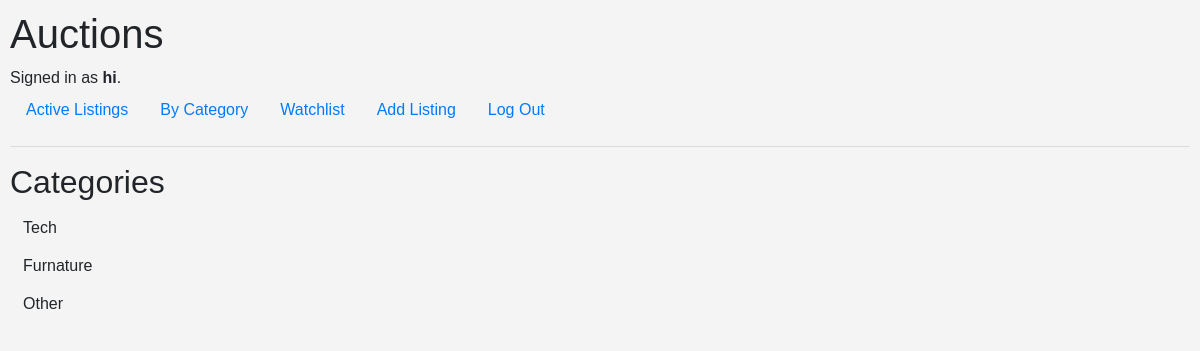
The app's page /category (signed in) with its own data.
### auctions/models.py (models this page shows, shortened)
class User(AbstractUser):
    watching = models.ManyToManyField("Auction", blank=True, related_name="watchers")

class Category(models.Model):
    name = models.CharField(max_length=64, unique=True)

### auctions/views.py (the view)
# urls.py: path("category", views.category_finder, name="category_finder"),
def category_finder(request):
    return render(request, "auctions/category.html", {
        "categories": Category.objects.all(),
    })

### auctions/templates/auctions/category.html
{% extends "auctions/layout.html" %}
{% block body %}
    <h2>Categories</h2>
    {% for category in categories%}
        <a href="{% url 'category' category.id %}" class="btn">{{ category.name }} </a><br>
    {% endfor %}
{% endblock %}

### auctions/templates/auctions/layout.html (shortened to what this page needs)
{% load static %}
<!DOCTYPE html>
<html lang="en">
    <head>
        <link rel="stylesheet" href="https://stackpath.bootstrapcdn.com/bootstrap/4.4.1/css/bootstrap.min.css">
        <link href="{% static 'auctions/styles.css' %}" rel="stylesheet">
    </head>
    <body>
        <h1>Auctions</h1>
        <div>
            {% if user.is_authenticated %}
                Signed in as <strong>{{ user.username }}</strong>.
            {% else %}
                Not signed in.
            {% endif %}
        </div>
        <ul class="nav">
            <li class="nav-item">
                <a class="nav-link" href="{% url 'index' %}">Active Listings</a>
            </li>
            <li class="nav-item">
                <a class="nav-link" href="{% url 'category_finder' %}">By Category</a>
            </li>
            {% if user.is_authenticated %}
                <li class="nav-item">
                    <a class="nav-link" href="{% url 'watchlist' %}">Watchlist</a>
                </li>
                <li class="nav-item">
                    <a class="nav-link" href="{% url 'new_listing' %}">Add Listing</a>
                </li>
                <li class="nav-item">
                    <a class="nav-link" href="{% url 'logout' %}">Log Out</a>
                </li>
            {% endif %}
        </ul>
        <hr>
        {% block body %}
        {% endblock %}
    </body>
</html>

### auctions/static/auctions/styles.css (style rules this page uses)
body { padding: 10px; }
body { font-family: Arial, sans-serif; background-color: #f4f4f4; }

### records on screen
User: username "hi"
Category: name "Tech"
Category: name "Furnature"
Category: name "Other"
